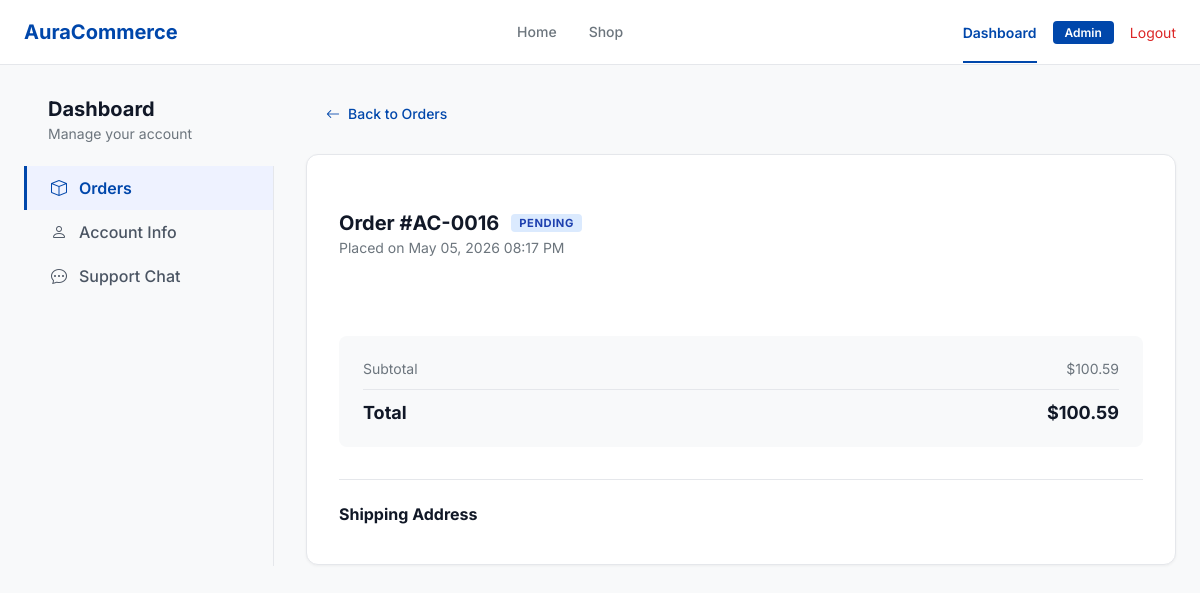
Page /order-details.php?id=16 (signed in) on the committed database.
### tables this page shows
CREATE TABLE `orders` (
  `id` int(11) NOT NULL AUTO_INCREMENT,
  `user_id` int(11) NOT NULL,
  `total` decimal(10,2) NOT NULL,
  `status` enum('pending','processing','delivered') DEFAULT 'pending',
  `address` text NOT NULL,
  `created_at` timestamp NOT NULL DEFAULT current_timestamp(),
  PRIMARY KEY (`id`),
  KEY `user_id` (`user_id`),
  CONSTRAINT `orders_ibfk_1` FOREIGN KEY (`user_id`) REFERENCES `users` (`id`) ON DELETE CASCADE
);

### includes/auth.php (called while the page is built, shortened)
<?php
if (!function_exists('isAdmin')) {
    function isAdmin() {
        return isset($_SESSION['role']) && $_SESSION['role'] === 'admin';
    }
}

### order-details.php (the view, shortened to what this page needs)
<?php
require_once __DIR__ . '/includes/auth.php';
$user_id = $_SESSION['user_id'];
$order_id = isset($_GET['id']) ? (int)$_GET['id'] : 0;
$stmt = $conn->prepare("SELECT * FROM orders WHERE id = ? AND user_id = ?");
$stmt->bind_param("ii", $order_id, $user_id);
$stmt->execute();
$order = $stmt->get_result()->fetch_assoc();
$o_id_str = '#AC-' . str_pad($order['id'], 4, '0', STR_PAD_LEFT);
?>
<!DOCTYPE html>
<html lang="en">
<head>
    <link rel="stylesheet" href="https://cdn.jsdelivr.net/npm/bootstrap-icons@1.11.1/font/bootstrap-icons.css">
    <link rel="stylesheet" href="dashboard.css">
</head>
<body>
    <nav class="top-nav">
        <div class="nav-container">
            <a class="brand" href="home.php">AuraCommerce</a>
            <div class="nav-links">
                <a class="nav-link" href="home.php">Home</a>
                <a class="nav-link" href="shop.php">Shop</a>
            </div>
            <div class="user-actions">
                <a href="dashboard.php" style="border-bottom: 2px solid var(--primary); padding-bottom: 20px; margin-bottom: -22px;">Dashboard</a>
                <?php if (isAdmin()): ?>
                        <a href="Admin/home.php" class="admin-btn">Admin</a>
                <?php endif; ?>
                <a href="logout.php" class="logout-btn">Logout</a>
            </div>
        </div>
    </nav>
    <div class="dashboard-layout">
        <div class="sidebar">
            <div class="sidebar-header">
                <h2>Dashboard</h2>
                <p>Manage your account</p>
            </div>
            <nav class="sidebar-nav">
                <a href="dashboard.php?tab=orders" class="side-link active">
                    <i class="bi bi-box"></i> Orders
                </a>
                <a href="dashboard.php?tab=account" class="side-link">
                    <i class="bi bi-person"></i> Account Info
                </a>
                <a href="chat.php" class="side-link">
                    <i class="bi bi-chat-dots"></i> Support Chat
                </a>
            </nav>
        </div>
        <div class="main-content">
            <a href="dashboard.php?tab=orders" class="btn btn-link" style="margin-bottom: 1.5rem; display: inline-flex; align-items: center; gap: 0.5rem;">
                <i class="bi bi-arrow-left"></i> Back to Orders
            </a>
            <div class="order-card" style="padding: 2rem;">
                <div class="order-card-header" style="border-bottom: 1px solid var(--border); padding-bottom: 1.5rem; margin-bottom: 1.5rem; border: none; padding-left: 0; padding-right: 0;">
                    <div>
                        <div class="order-id-row">
                            <span class="order-id">Order <?= $o_id_str ?></span>
                            <?php
                            $status_colors = [
                                'pending' => 'badge-pending',
                                'processing' => 'badge-processing',
                                'delivered' => 'badge-delivered',
                            ];
                            $badge_class = $status_colors[$order['status']] ?? 'badge-delivered';
                            ?>
                            <span class="badge <?= $badge_class ?>"><?= htmlspecialchars($order['status']) ?></span>
                        </div>
                        <p class="order-date">Placed on <?= date('F d, Y h:i A', strtotime($order['created_at'])) ?></p>
                    </div>
                </div>
                <div style="background: var(--bg); border-radius: 8px; padding: 1.5rem; display: flex; flex-direction: column; gap: 0.75rem;">
                    <div style="display: flex; justify-content: space-between; font-size: 0.875rem; color: var(--secondary);">
                        <span>Subtotal</span>
                        <span>$<?= number_format($order['total'], 2) ?></span>
                    </div>
                    <div style="display: flex; justify-content: space-between; font-size: 1.125rem; font-weight: 700; color: var(--text-dark); border-top: 1px solid var(--border); padding-top: 0.75rem;">
                        <span>Total</span>
                        <span>$<?= number_format($order['total'], 2) ?></span>
                    </div>
                </div>
                <div style="margin-top: 2rem; padding-top: 1.5rem; border-top: 1px solid var(--border);">
                    <h3 style="font-size: 1rem; font-weight: 700; color: var(--text-dark); margin-bottom: 0.5rem;">Shipping Address</h3>
                </div>
            </div>
        </div>
    </div>
</body>
</html>

### dashboard.css (style rules this page uses)
:root { --primary: #0047AB; --primary-dark: #003a8c; --secondary: #6C757D; --bg: #F8F9FA; --text-dark: #111827; --border: #e5e7eb; }
* { box-sizing: border-box; margin: 0; padding: 0; }
body { font-family: 'Inter', sans-serif; background: var(--bg); color: var(--text-dark); }
.top-nav { background: #fff; border-bottom: 1px solid var(--border); position: sticky; top: 0; z-index: 50; }
.nav-container { max-width: 1280px; margin: 0 auto; padding: 0 1.5rem; height: 4rem; display: flex; justify-content: space-between; align-items: center; }
.brand { font-size: 1.25rem; font-weight: 700; color: var(--primary); text-decoration: none; }
.nav-links { display: flex; gap: 2rem; height: 100%; align-items: center; display: none; }
@media (min-width: 768px) { .nav-links { display: flex; } }
.nav-link { color: var(--secondary); text-decoration: none; font-weight: 500; font-size: 0.875rem; height: 100%; display: flex; align-items: center; border-bottom: 2px solid transparent; }
.user-actions { display: flex; gap: 1rem; align-items: center; }
.user-actions a { color: var(--primary); font-size: 0.875rem; font-weight: 600; text-decoration: none; }
.user-actions .admin-btn { background: var(--primary); color: #fff; padding: 0.25rem 0.75rem; border-radius: 4px; font-size: 0.75rem; }
.user-actions .logout-btn { color: #dc2626; font-weight: 400; }
.dashboard-layout { max-width: 1280px; margin: 2rem auto; padding: 0 1.5rem; display: flex; gap: 2rem; flex-wrap: wrap; }
.sidebar { width: 100%; max-width: 250px; flex-shrink: 0; }
.main-content { flex: 1; min-width: 0; }
.sidebar-header { margin-bottom: 1.5rem; padding: 0 1.5rem; }
.sidebar-header h2 { font-size: 1.25rem; font-weight: 700; color: var(--text-dark); }
.sidebar-header p { font-size: 0.875rem; color: var(--secondary); margin-top: 0.25rem; }
.sidebar-nav { display: flex; flex-direction: column; border-right: 1px solid var(--border); min-height: 400px; }
.side-link { padding: 0.75rem 1.5rem; color: #4b5563; text-decoration: none; display: flex; align-items: center; gap: 0.75rem; font-weight: 500; border-left: 3px solid transparent; transition: all 0.2s; }
.side-link.active { background: #eef2ff; color: var(--primary); border-left-color: var(--primary); font-weight: 600; }
.btn-link { color: var(--primary); background: none; border: none; font-size: 0.875rem; font-weight: 500; cursor: pointer; text-decoration: none; padding: 0; }
.btn { padding: 0.5rem 1.25rem; font-size: 0.875rem; font-weight: 500; border-radius: 6px; cursor: pointer; transition: all 0.2s; border: none; display: inline-flex; align-items: center; justify-content: center; text-decoration: none; }
.order-card { background: #fff; border: 1px solid var(--border); border-radius: 12px; overflow: hidden; margin-bottom: 2.5rem; box-shadow: 0 1px 3px rgba(0, 0, 0, 0.05); transition: box-shadow 0.2s; }
.order-card-header { padding: 1.5rem 2rem; display: flex; justify-content: space-between; align-items: center; border-bottom: 1px solid var(--border); flex-wrap: wrap; gap: 1rem; }
.order-id-row { display: flex; align-items: center; gap: 0.75rem; margin-bottom: 0.25rem; }
.order-id { font-size: 1.25rem; font-weight: 700; color: var(--text-dark); }
.badge { padding: 0.15rem 0.5rem; border-radius: 4px; font-size: 0.7rem; font-weight: 700; text-transform: uppercase; letter-spacing: 0.05em; }
.badge-pending { background: #dbeafe; color: #1e40af; }
.order-date { font-size: 0.875rem; color: var(--secondary); }

### rows in the picture
orders: id "#AC-0016", status "PENDING", created_at "May 05, 2026 08:17 PM", total "100.59"
